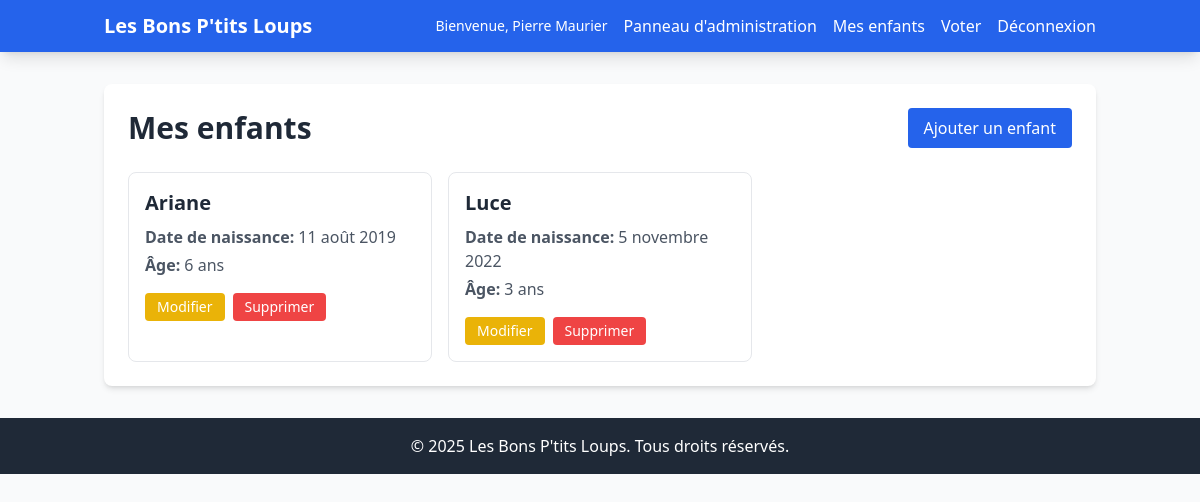
/children/ (signed in), run on an earlier commit of the app's database.
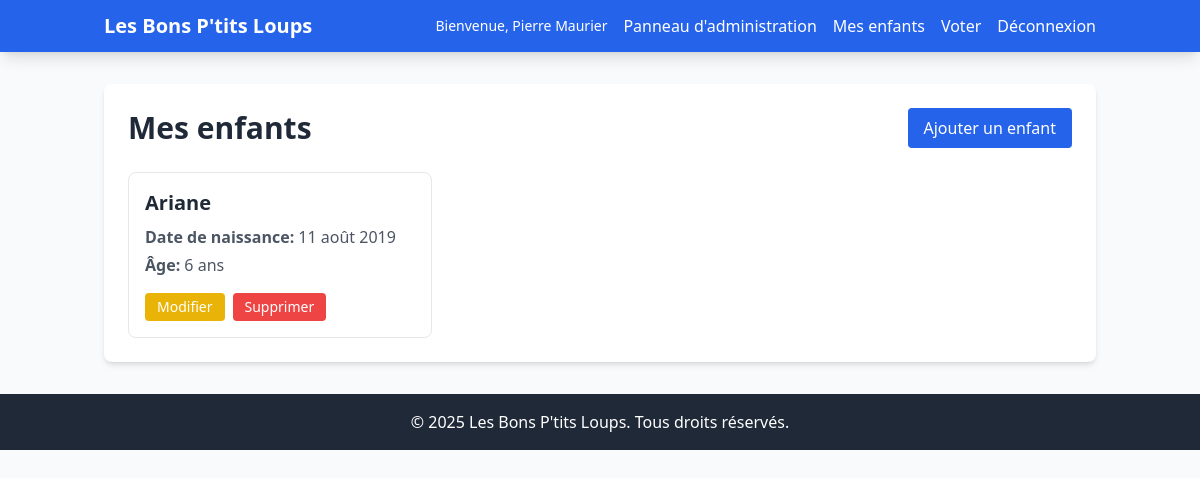
And on a later commit of the database.
### children/models.py (models this page shows, shortened)
class Child(models.Model):
    name = models.CharField(max_length=100, verbose_name=_('Nom'))
    birth_date = models.DateField(verbose_name=_('Date de naissance'))
    parent = models.ForeignKey(settings.AUTH_USER_MODEL, on_delete=models.CASCADE, related_name='children', verbose_name=_('Parent'))
    class Meta:
        verbose_name = _('Enfant')
        verbose_name_plural = _('Enfants')
        ordering = ['name']
    def age(self):
        today = date.today()
        return today.year - self.birth_date.year - ((today.month, today.day) < (self.birth_date.month, self.birth_date.day))

### children/views.py (the view)
# urls.py: path('', views.dashboard, name='dashboard'),
@login_required
def dashboard(request):
    children = Child.objects.filter(parent=request.user)
    return render(request, 'children/dashboard.html', {'children': children})

### children/templates/children/dashboard.html (shortened to what this page needs)
{% extends 'base.html' %}
{% load i18n %}
{% block content %}
<div class="bg-white rounded-lg shadow-md p-6">
    <div class="flex justify-between items-center mb-6">
        <h1 class="text-3xl font-bold text-gray-800">{% trans "Mes enfants" %}</h1>
        <a href="{% url 'children:create' %}" class="bg-blue-600 text-white px-4 py-2 rounded hover:bg-blue-700 transition duration-200">
            {% trans "Ajouter un enfant" %}
        </a>
    </div>
    {% if children %}
        <div class="grid grid-cols-1 md:grid-cols-2 lg:grid-cols-3 gap-4">
            {% for child in children %}
                <div class="border border-gray-200 rounded-lg p-4 hover:shadow-lg transition duration-200">
                    <h3 class="text-xl font-semibold text-gray-800 mb-2">{{ child.name }}</h3>
                    <p class="text-gray-600 mb-1"><strong>{% trans "Date de naissance" %}:</strong> {{ child.birth_date|date }}</p>
                    <p class="text-gray-600 mb-4"><strong>{% trans "Âge" %}:</strong> {{ child.age }} {% trans "ans" %}</p>
                    <div class="flex space-x-2">
                        <a href="{% url 'children:edit' child.pk %}" class="bg-yellow-500 text-white px-3 py-1 rounded text-sm hover:bg-yellow-600">
                            {% trans "Modifier" %}
                        </a>
                        <a href="{% url 'children:delete' child.pk %}" class="bg-red-500 text-white px-3 py-1 rounded text-sm hover:bg-red-600">
                            {% trans "Supprimer" %}
                        </a>
                    </div>
                </div>
            {% endfor %}
        </div>
    {% endif %}
</div>
{% endblock %}

What changed in the data, as far as the page shows it:
removed Child: name "Luce", birth_date "5 novembre 2022", age "3"
